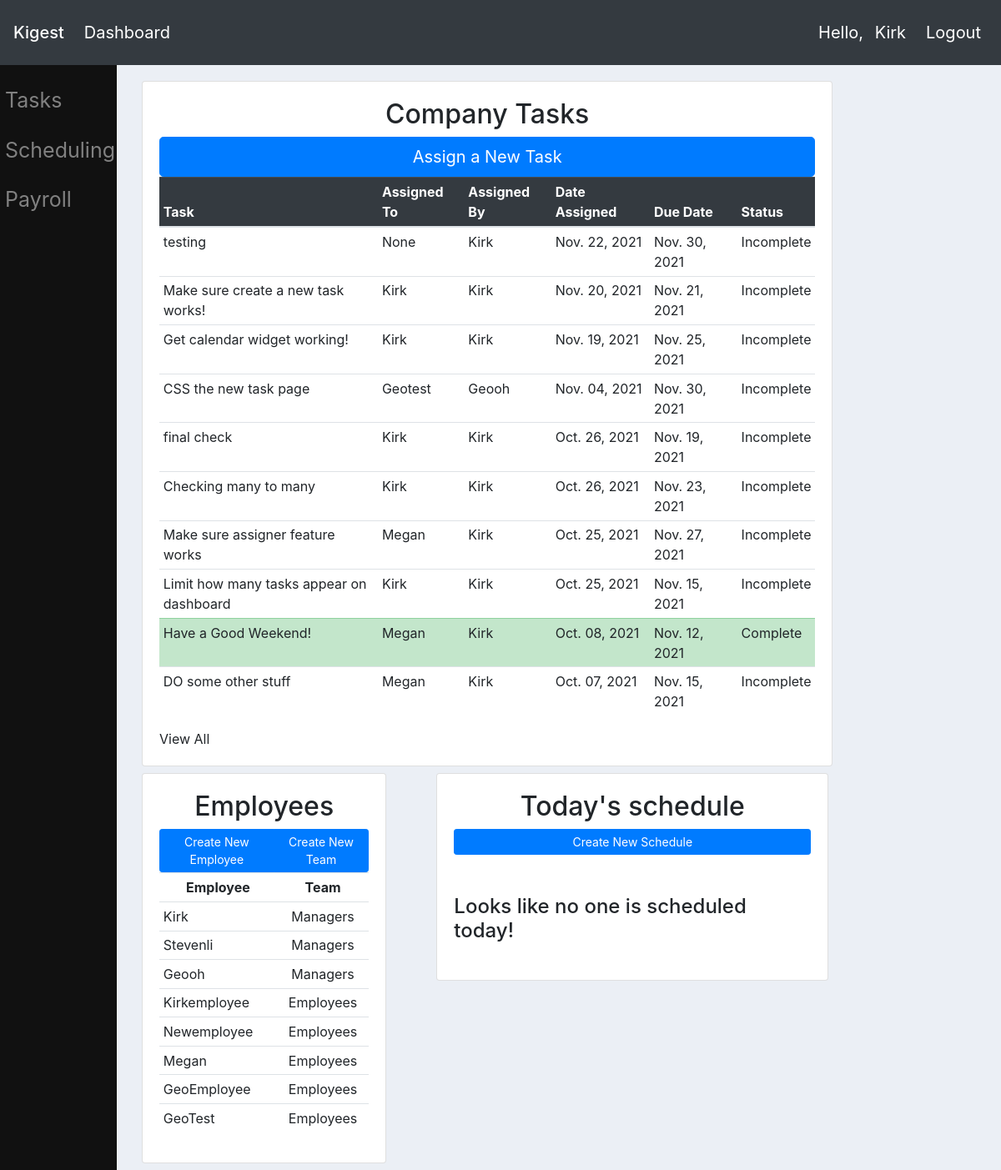
The app's page / (signed in), older data.
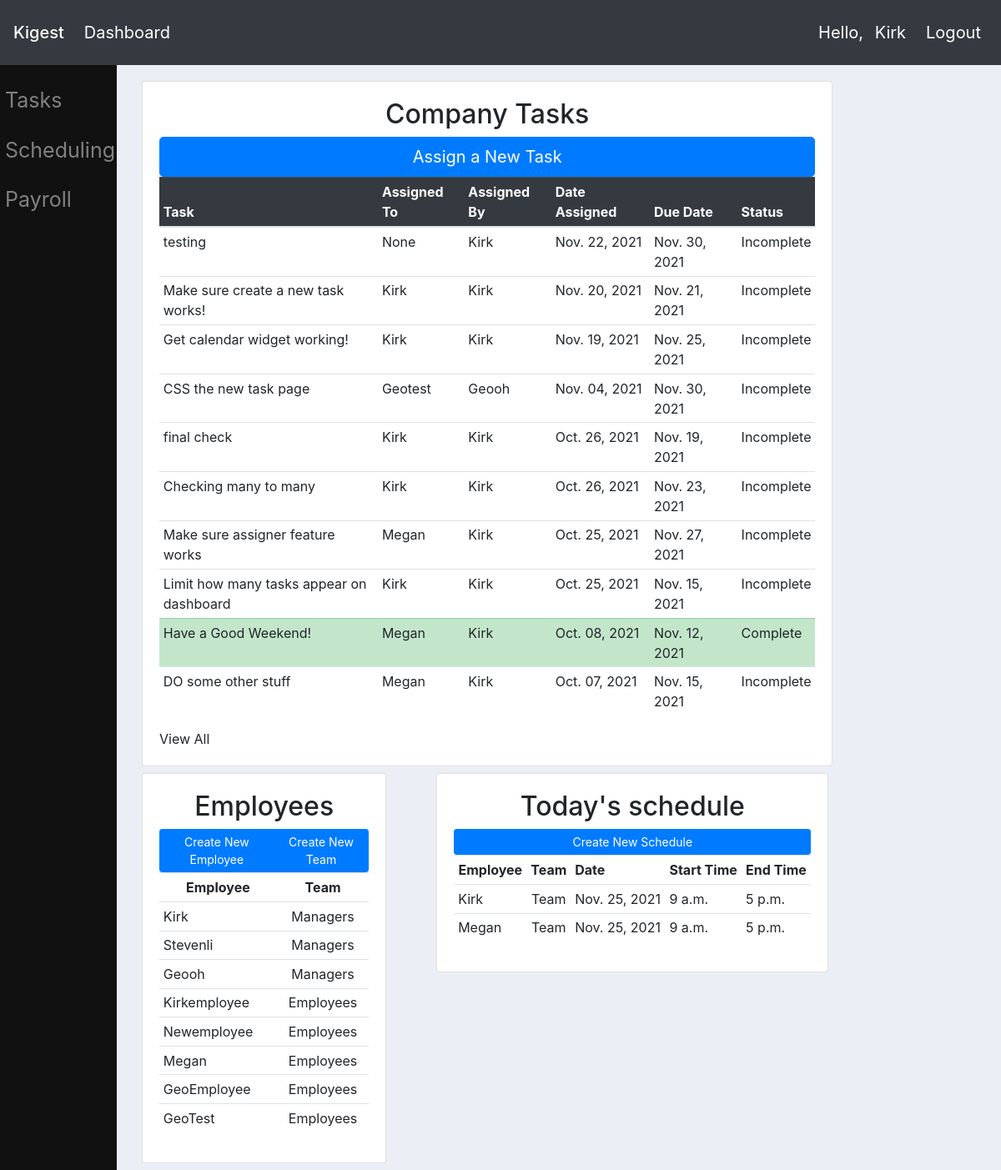
The same page, newer data.
### tasks/models.py (models this page shows, shortened)
class Task(models.Model):
    title = models.CharField(max_length=60)
    assigner = models.ForeignKey(Employee, on_delete=models.CASCADE, default=1)
    date_created = models.DateTimeField(auto_now_add=True)
    date_due = models.DateTimeField(default=make_aware(datetime.datetime(2021,11,30,5,0,0)))
    date_completed = models.DateTimeField(null=True, blank=True)
    description = models.TextField(blank=True)
    is_complete = models.BooleanField(default=False, blank=True, null=True)
    assignee = models.ManyToManyField(Employee, related_name='assignee')
    team = models.ManyToManyField(Group, related_name='team', blank=True)

### userprofile/models.py (models this page shows)
class Employee(models.Model):
    user = models.OneToOneField(User, on_delete=models.CASCADE)
    first_name = models.CharField(max_length=15, default='')
    last_name = models.CharField(max_length=20, default='')
    date_of_birth = models.DateField(null=True, blank=True)
    is_active = models.BooleanField(default=False)
    profile_picture = models.ImageField(default="default.png")
    street = models.CharField(max_length=200, null=True, blank=True, verbose_name='Street Address')
    city = models.CharField(max_length=75, null=True, blank=True, verbose_name='City')
    state = models.CharField(max_length=2, null=True, blank=True, verbose_name='State')
    phone = models.CharField(max_length=20, null=True, blank=True, verbose_name='Telephone Number')
    postal_code = models.CharField(max_length=5, null=True, blank=True, verbose_name='Postal Code')
    def __str__(self):
        return self.user.username.capitalize()

### schedule/models.py (models this page shows, shortened)
class Schedule(models.Model):
    class Meta:
        constraints = [models.UniqueConstraint(fields=['employee', 'schedule_date', 'title'], name='unique_shift') ]
    employee = models.ForeignKey(Employee, on_delete=models.CASCADE)
    title = models.CharField(max_length=100, blank=True)
    schedule_date = models.DateField()
    time_start = models.TimeField()
    time_end = models.TimeField()
    date_created = models.DateField(auto_now_add=True)

### website/views.py (the view)
# urls.py: path('', views.homepage, name = 'homepage'),
@login_required(login_url='/profile/login/')
def homepage(request):
    managers = Group.objects.get(name='managers').user_set.all()
    employees = Group.objects.get(name='employees').user_set.all()
    if request.user in managers or request.user.is_superuser:
        tasks = Task.objects.order_by('-date_created')[:10]
        schedules = Schedule.objects.filter(schedule_date=datetime.date.today())
        return render(request, 'website/managerdashboard.html', {'tasks': tasks, 'schedules': schedules, 'managers': managers, 'employees': employees})
    elif request.user in employees:
        current_employee = Employee.objects.get(user=request.user)
        tasks = current_employee.assignee.all().order_by('-date_due')
        return render(request, 'website/employeedashboard.html', {'tasks': tasks})
    else:
        return HttpResponse("Sorry, you aren't properly authenticated!")

### website/templates/website/managerdashboard.html (shortened to what this page needs)
{%  extends 'website/main.html' %}
{% block content %}
<div class="container">
    <div class="col py-2">
        <div class="row align-items-start">
            {% include 'website/taskspreview.html' %}
        </div>
    <div class="row justify-content-evenly">
        <div class="col-md-4">
            {% include 'website/employeespreview.html' %}
        </div>
        <div class="col-md-6">
            {% include 'website/schedulepreview.html' %}
        </div>
    </div>
</div>
{% endblock %}

### website/templates/website/navbar.html (shortened to what this page needs)
<nav class="navbar fixed-top navbar-expand-lg navbar-dark bg-dark">
  <a class="navbar-brand mb-0 h1" href="{% url 'homepage' %}">Kigest</a>
  <div class="collapse navbar-collapse" id="navbarNav">
    <ul class="navbar-nav">
      <li class="nav-item active">
        <a class="nav-link" href="{% url 'homepage' %}">Dashboard</a>
        </li>
    </ul>
  </div>
    {% if user.is_authenticated %}<span class="navbar-text px-2 text-white"> Hello, <a class="navbar-text px-2 text-white" href="{% url 'profile:profile' request.user.username %}">{{request.user|capfirst}}</a></span>
    <span><a class="navbar-text px-2 text-white" href="{% url 'profile:logout' %}">Logout</a></span>{% endif %}
</nav>

### website/templates/website/taskspreview.html (shortened to what this page needs)
<div class="col-md-10 mt-4">
    <div class="card card-body "><h2 class="text-center"><a class="text-reset text-decoration-none" href='{% url "tasks:tasks"%}'>Company Tasks</a></h2>
        {%if user.is_staff %}
        <a class="btn btn-primary btn-lg btn-block" href="{% url 'tasks:newtask' %}" role="button">Assign a New Task</a>
        {% endif %}
        {% if tasks is None %}
        <h1 class="display-3">Looks like you're all caught up!</h1>
        {% else %}
        <table class="table table-sm table-hover">
            <thead class="table-dark">
                <tr>
                    <th class="col-sm-4">Task</th>
                    <th>Assigned To</th>
                    <th>Assigned By</th>
                    <th>Date Assigned</th>
                    <th>Due Date</th>
                    <th>Status</th>
                </tr>
            </thead>
            <tbody>
                {% for task in tasks %}
                {% if task.is_complete %}<tr class="table-success">
                {% else %} <tr>
                {% endif %}
                <td><a class="text-reset text-decoration-none" href='{% url "tasks:edittask" task.id%}'>{{ task.title }}</a></td>
                {% if task.team.all.first is None %}
                <td>{{ task.assignee.all.first|capfirst }}</td>
                {% else %}
                <td>{{ task.team.all.first|capfirst }}</td>
                {% endif %}
                <td>{{ task.assigner|capfirst }}</td>
                <td>{{ task.date_created.date|date:"M. d, Y" }}</td>
                <td>{{ task.date_due.date|date:"M. d, Y" }}</td>
                {% if task.is_complete %}
                <td>Complete</td>
                {% else %}
                <td>Incomplete</td>
                {% endif %}
            </tr>
            {% endfor %}
        </tbody>
    </table>
        {% endif %}
            <div><a class = "text-reset fw-bold" href='{% url "tasks:tasks"%}'>View All</a></div>
        </div>
    </div>
</div>

### website/templates/website/employeespreview.html (shortened to what this page needs)
<div class="col">
	<div class="card card-body"><h2 class="text-center"><a class="text-reset text-decoration-none" href='{% url "employeeview"%}'>Employees</a></h2>
        <div class="btn-group gap-2">
            <a class="btn btn-primary btn-sm" href="">Create New Employee</a>
            <a class="btn btn-primary btn-sm" href="">Create New Team</a>
        </div>
		<table class="table table-sm" id="employeeTable">
			<tr>
				<th class="text-center" onclick="sortTable(0)">Employee</th>
				<th class="text-center" onclick="sortTable(1)">Team</th>
            </tr>
            {% for manager in managers %}
                <tr>
                    <td>{{ manager|capfirst }}</td>
                    <td class="text-center">Managers</td>
                </tr>
                {% endfor %}
                {% for employee in employees %}
                <tr>
                    <td>{{ employee|capfirst }}</td>
                    <td class="text-center">Employees</td>
                </tr>
                {% endfor %}
            </table>
        </div>
    </div>

### website/templates/website/schedulepreview.html (shortened to what this page needs)
<div class="col">
<div class="card card-body"><h2 class="text-center"><a class="text-reset text-decoration-none" href='{% url "schedule:schedule" %}'>Today's schedule</a></h2>
    <div class="btn-group gap-2">
        <a class="btn btn-primary btn-sm" href="{% url 'schedule:newschedule' %}">Create New Schedule</a>
    </div>
    <table class="table table-sm" id="scheduleTable">
        {% if schedules %}
        <tr>
            <th class="text-center" onclick="sortTable(0)">Employee</th>
            <th class="text-center" onclick="sortTable(1)">Team</th>
            <th>Date</th>
            <th>Start Time</th>
            <th>End Time</th>
        </tr>
        {% for schedule in schedules %}
            <tr>
                <td><a class="text-reset text-decoration-none" href='{% url "schedule:editschedule" schedule.id%}'>{{ schedule.employee|capfirst }}</a></td>
                <td class="text-center">Team</td>
                <td>{{ schedule.schedule_date }}</td>
                <td>{{ schedule.time_start }}</td>
                <td>{{ schedule.time_end }}</td>
            </tr>
            {% endfor %}
            {% else %}
                <br><br>
                <tr class="text-center"><h4>Looks like no one is scheduled today!</h4></tr>
            {% endif %}
        </table>
    </div>
</div>

Row changes from the older to the newer data that the page shows:
added Schedule: employee "Kirk", schedule_date "Nov. 25, 2021", time_start "9 a.m.", time_end "5 p.m."
added Schedule: employee "Megan", schedule_date "Nov. 25, 2021", time_start "9 a.m.", time_end "5 p.m."
Text that changed along with them:
text no longer shown: "Looks like no one is scheduled today!"
text now shown: "Employee Team Date Start Time End Time"
